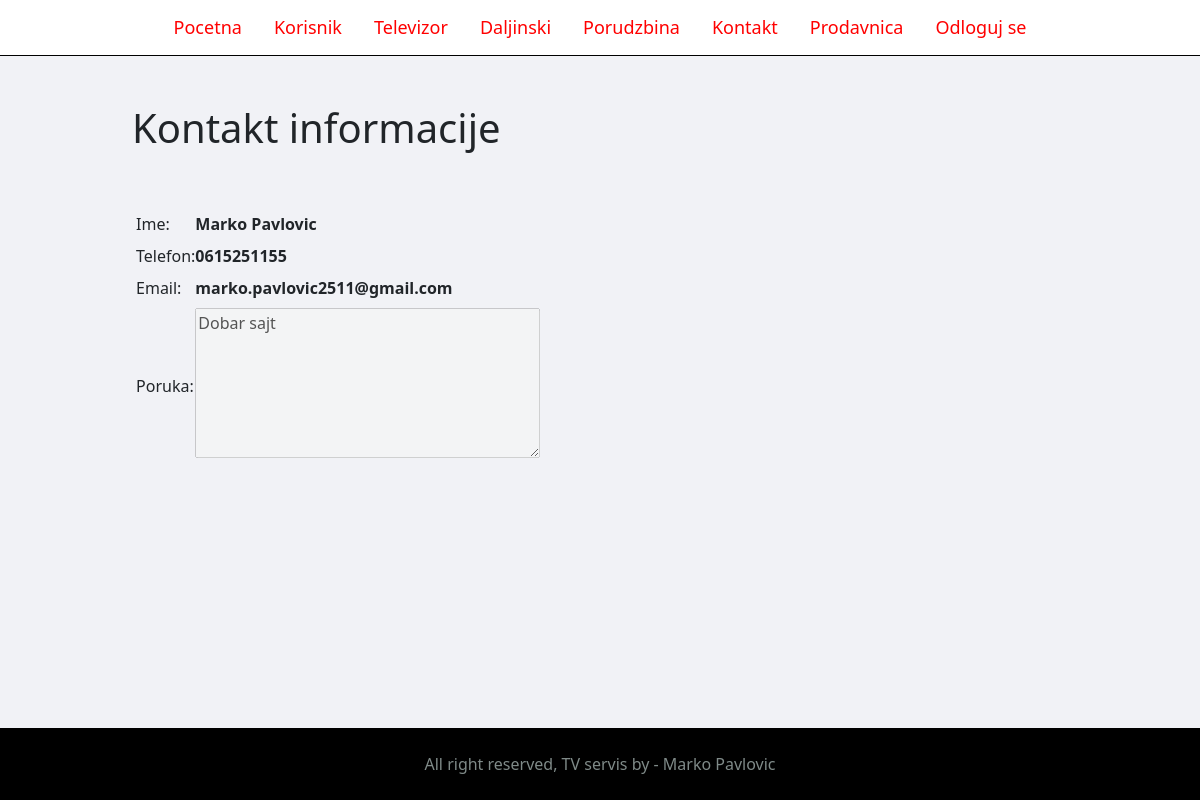
Screenshot of /admin/kontakt-info.php?id=4 (signed in) with the database file from the repository.
### tables this page shows
CREATE TABLE `kontakt` (
  `id` int(10) UNSIGNED NOT NULL,
  `ime` varchar(50) NOT NULL,
  `email` varchar(50) NOT NULL,
  `phone` varchar(50) NOT NULL,
  `message` varchar(50) NOT NULL
);

### admin/kontakt-info.php (the view, shortened to what this page needs)
<?php include 'partials/menu.php';?>
<?php
    $id=$_GET['id'];
?>
<div class="main-content">
  <div class="wrapper">
        <header>
        <h1>Kontakt informacije</h1>
        </header>
        <br /><br />
        <?php
            $sql="select * from kontakt where id=$id";
            $result=$mysqli->query($sql);
            if($result->num_rows==0)
            {
                $_SESSION['message']="Ne postoji kontakt sa datim id-om.";
                $_SESSION['tip']=false;
                header("Location:kontakt.php");
            }
            else
            {
                $row=$result->fetch_assoc();
        ?>
        <form>
            <table class="tbl-30">
                <tr>
                    <td><label for="ime">Ime:</label></td>
                    <td>
                        <strong id="ime"><?php echo $row['ime'] ?></strong>
                    </td>
                </tr>
                <tr>
                    <td><label for="telefon">Telefon:</label></td>
                    <td>
                        <strong id="telefon"><?php echo $row['phone'] ?></strong>
                    </td>
                </tr>
                <tr>
                    <td><label for="email">Email:</label></td>
                    <td>
                        <strong id="email"><?php echo $row['email']?></strong>
                    </td>
                </tr>
                <tr>
                    <td><label for="poruka">Poruka:</label></td>
                    <td>
                        <textarea disabled id="poruka" cols="35" rows="6"><?php echo $row['message']?></textarea>
                    </td>
                </tr>
            </table>
            <?php } ?>
            <br />
        </form>
    </div>
</div>
<?php include 'partials/footer.php';?>

### css/admin.css (style rules this page uses)
.telo { background-color:#f1f2f6; }
.main-content { padding: 3% 0; }
.wrapper { padding: 1%; width: 80%; margin: 0 auto; }
.tbl-30 { width: 30%; }
td { padding: 1%; }

### rows the page displays
kontakt: ime "Marko Pavlovic", phone "0615251155", email "marko.pavlovic2511@gmail.com", message "Dobar sajt"
